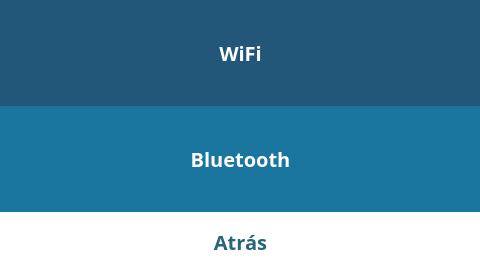
<?xml version="1.0" encoding="UTF-8"?>
<ui version="4.0">
 <class>MainWindow</class>
 <widget class="QMainWindow" name="MainWindow">
  <property name="geometry">
   <rect>
    <x>0</x>
    <y>0</y>
    <width>480</width>
    <height>272</height>
   </rect>
  </property>
  <property name="windowTitle">
   <string>MainWindow</string>
  </property>
  <property name="styleSheet">
   <string notr="true">background-color: white;
font-family: Poppins;
font-size:20px;
font-weight: 500;</string>
  </property>
  <widget class="QWidget" name="centralwidget">
   <property name="styleSheet">
    <string notr="true">QPushButton {
	height: 50px;
	border: none;
}</string>
   </property>
   <widget class="QPushButton" name="wifiBtn">
    <property name="geometry">
     <rect>
      <x>0</x>
      <y>0</y>
      <width>481</width>
      <height>106</height>
     </rect>
    </property>
    <property name="styleSheet">
     <string notr="true">QPushButton {
	background-color: #22577a;
	color: white;
}</string>
    </property>
    <property name="text">
     <string>WiFi</string>
    </property>
    <property name="iconSize">
     <size>
      <width>50</width>
      <height>50</height>
     </size>
    </property>
   </widget>
   <widget class="QPushButton" name="bluetoothBtn">
    <property name="geometry">
     <rect>
      <x>0</x>
      <y>106</y>
      <width>481</width>
      <height>106</height>
     </rect>
    </property>
    <property name="styleSheet">
     <string notr="true">QPushButton {
	background-color: #1a759f;
	color: white;
}</string>
    </property>
    <property name="text">
     <string>Bluetooth</string>
    </property>
    <property name="iconSize">
     <size>
      <width>50</width>
      <height>50</height>
     </size>
    </property>
   </widget>
   <widget class="QPushButton" name="backBtn">
    <property name="geometry">
     <rect>
      <x>0</x>
      <y>212</y>
      <width>481</width>
      <height>60</height>
     </rect>
    </property>
    <property name="styleSheet">
     <string notr="true">QPushButton {
	background-color: white;
	color: #266676;
}</string>
    </property>
    <property name="text">
     <string>Atrás</string>
    </property>
    <property name="iconSize">
     <size>
      <width>50</width>
      <height>50</height>
     </size>
    </property>
   </widget>
  </widget>
 </widget>
 <resources/>
 <connections/>
</ui>
